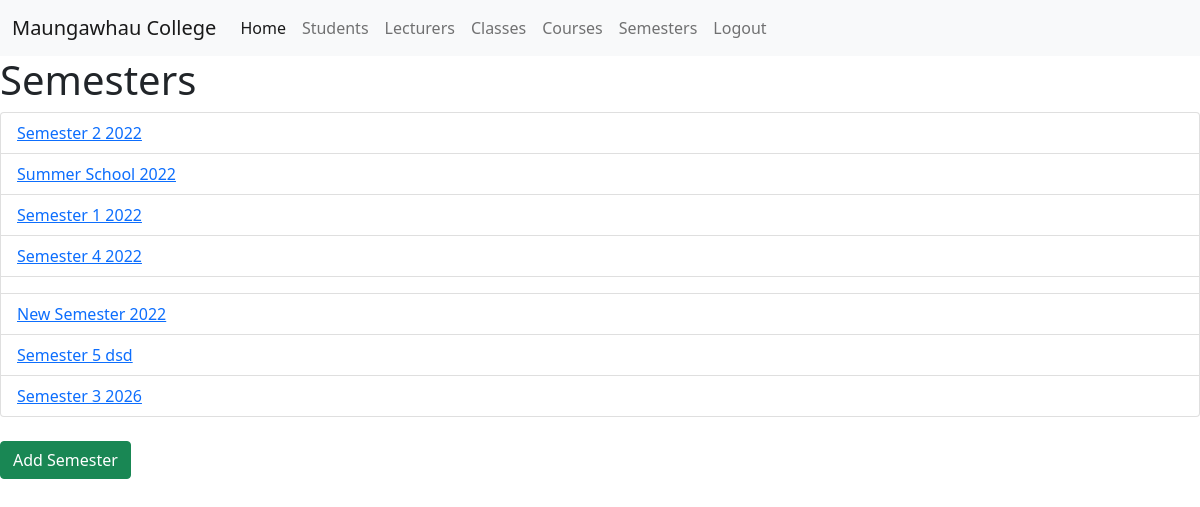
The app's page /semesters/ (signed in) with its own data.
### attendance/models.py (models this page shows, shortened)
class Semester(models.Model):
    year = models.CharField(max_length=4)
    name = models.CharField(max_length=20)
    def __str__(self):
        return self.name + " " + self.year

### attendance/views.py (the view)
# urls.py: path('semesters/', ListSemester.as_view(), name="semester-list"),
class ListSemester(ListView):
    model = Semester
    template_name = "semester/semester-list.html"

### attendance/templates/semester/semester-list.html (shortened to what this page needs)
{% extends 'base.html' %}
{% block content %}
    {% if user.is_authenticated %}
        {% if user.is_superuser %}
            <h1>Semesters</h1>
            <ul class="list-group">
                {% for Semester in object_list %}
                    <li class="list-group-item">
                        <a href="{% url 'semester-detail' Semester.id %}">{{ Semester }}</a>
                    </li>
                {% endfor %}
            </ul>
            <br>
            <a href="{% url 'add-semester' %}" class="btn btn-success">Add Semester</a>
        {% else %}
            <h1>YOU DON'T HAVE ACCESS</h1>
        {% endif %}{% endif %}
{% endblock %}

### records on screen
Semester: name+year "Semester 2 2022"
Semester: name+year "Summer School 2022"
Semester: name+year "Semester 1 2022"
Semester: name+year "Semester 4 2022"
Semester: name+year "New Semester 2022"
Semester: name+year "Semester 5 dsd"
Semester: name+year "Semester 3 2026"
